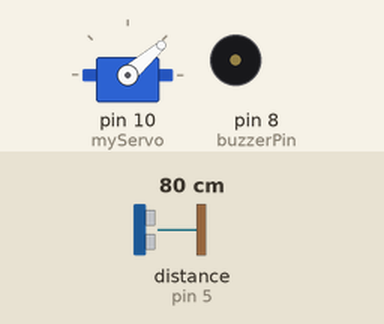
This sketch was run on a simulated Arduino Uno, built with avr-gcc and run on an emulated ATmega328P. Shown: servo, buzzer (waves = sounding). Wiring (inferred from the names in the program): ultrasonic range finder: trigger pin 4; echo pin 5. The inputs (shaded band) are chosen by the test bench; at power-on: distance to the obstacle (sensor on pin 5) 80 cm. The echo pulse lasts 58.3 µs per cm; what the sketch prints to the serial monitor is not drawn.

Above: at 1.2 s.
1.3 s: distance to the obstacle (sensor on pin 5) set to 2 cm
4.3 s: distance to the obstacle (sensor on pin 5) set to 4 cm
At 5.4 s:
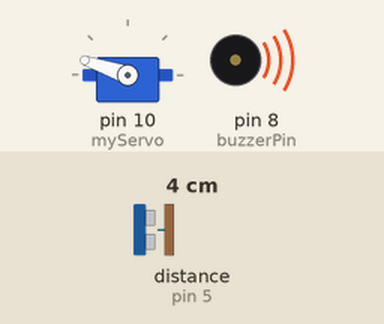
7.3 s: distance to the obstacle (sensor on pin 5) set to 60 cm
At 8.2 s:
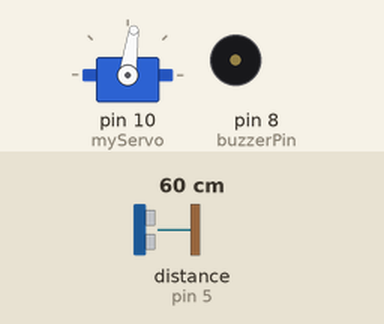
10.3 s: distance to the obstacle (sensor on pin 5) set to 9 cm
At 10.73 s:
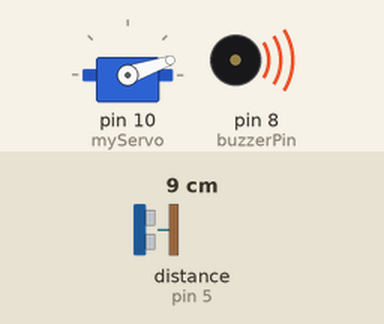
13.3 s: distance to the obstacle (sensor on pin 5) set to 120 cm
At 17.41 s:
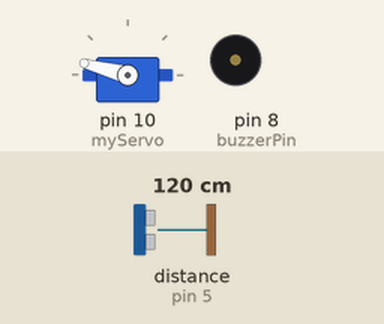
Timing chart, 0 to 20.3 s (numbered marks = the images above; inputs shaded):
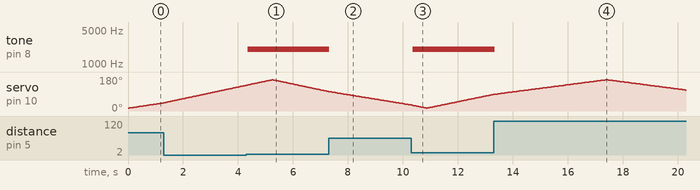

The sketch:

RadarSystem.ino
```cpp
#include <Servo.h>

const int trigPin = 4;
const int echoPin = 5;
const int buzzerPin = 8;      // buzzer ka pin

// ---- Tunable settings ----
const int MAX_VALID_CM   = 400;   // HC-SR04 ki max reliable range
const int MIN_VALID_CM   = 2;     // HC-SR04 ki min reliable range
const int NO_OBJECT_CM   = 999;   // "koi object nahi mila" ke liye placeholder
const int ALERT_RANGE_CM = 40;    // isse zyada dur ho to buzzer bilkul na baje (Processing bhi 40cm tak hi dikhata hai)
const int CLOSE_CM       = 15;    // isse kam ho to fast/loud beep
const int NEAR_CM        = 30;    // isse kam ho to medium beep
const int DEBOUNCE_COUNT = 2;     // itni consecutive "close" readings ke baad hi buzzer trigger ho

long duration;
Servo myServo;
int closeCount = 0;   // consecutive close-reading counter (debounce)

void setup() {
  pinMode(trigPin, OUTPUT);
  pinMode(echoPin, INPUT);
  pinMode(buzzerPin, OUTPUT);
  noTone(buzzerPin);
  Serial.begin(9600);
  myServo.attach(10);
}

void loop() {
  for (int i = 15; i <= 165; i++) {
    myServo.write(i);
    delay(30);
    int distance = getStableDistance();
    buzzerAlert(distance);

    Serial.print(i);
    Serial.print(",");
    Serial.print(distance);
    Serial.print(".");
  }

  for (int i = 165; i > 15; i--) {
    myServo.write(i);
    delay(30);
    int distance = getStableDistance();
    buzzerAlert(distance);

    Serial.print(i);
    Serial.print(",");
    Serial.print(distance);
    Serial.print(".");
  }
}

// ---- Single raw reading, with timeout + range check ----
int calculateDistance() {
  digitalWrite(trigPin, LOW);
  delayMicroseconds(2);
  digitalWrite(trigPin, HIGH);
  delayMicroseconds(10);
  digitalWrite(trigPin, LOW);

  // 20000us timeout ~= 3.4m range. Agar echo na mile to 0 milega (hang nahi hoga).
  duration = pulseIn(echoPin, HIGH, 20000UL);

  if (duration == 0) {
    return NO_OBJECT_CM;   // koi echo nahi mila -> no object
  }

  int d = duration * 0.034 / 2;

  if (d < MIN_VALID_CM || d > MAX_VALID_CM) {
    return NO_OBJECT_CM;   // sensor ke reliable range se bahar -> ignore/garbage
  }

  return d;
}

// ---- Noise filter: 3 readings ka median leke ek stable value dena ----
int getStableDistance() {
  int r1 = calculateDistance();
  int r2 = calculateDistance();
  int r3 = calculateDistance();

  int maxV = max(r1, max(r2, r3));
  int minV = min(r1, min(r2, r3));
  int median = r1 + r2 + r3 - maxV - minV;

  return median;
}

// ---- Buzzer logic with debounce, taaki ek random spike buzzer trigger na kare ----
void buzzerAlert(int dist) {
  bool inAlertRange = (dist > 0 && dist <= ALERT_RANGE_CM);

  if (inAlertRange) {
    closeCount++;
  } else {
    closeCount = 0;
  }

  // Jab tak DEBOUNCE_COUNT baar continuously object range me na mile, buzzer band rahega
  if (closeCount < DEBOUNCE_COUNT) {
    noTone(buzzerPin);
    return;
  }

  if (dist < CLOSE_CM) {
    tone(buzzerPin, 2000);        // bahut close -> tez, high pitch, continuous
  } else if (dist < NEAR_CM) {
    tone(buzzerPin, 1000);        // medium close -> medium pitch
  } else {
    tone(buzzerPin, 500);         // range ke andar par thoda dur -> low pitch
  }
}
```

Measured:
- after the input at 4.3 s, tone on pin 8 (buzzerPin): silent → 2000 Hz after 0.05 s
- after the input at 7.3 s, tone on pin 8 (buzzerPin): 2000 Hz → silent at once
- after the input at 10.3 s, tone on pin 8 (buzzerPin): silent → 2000 Hz after 0.05 s
- after the input at 13.3 s, tone on pin 8 (buzzerPin): 2000 Hz → silent at once
- by itself, servo on pin 10 (myServo): rises from 88° to 165° in 4.0 s, then falls to 111° in 2.9 s
